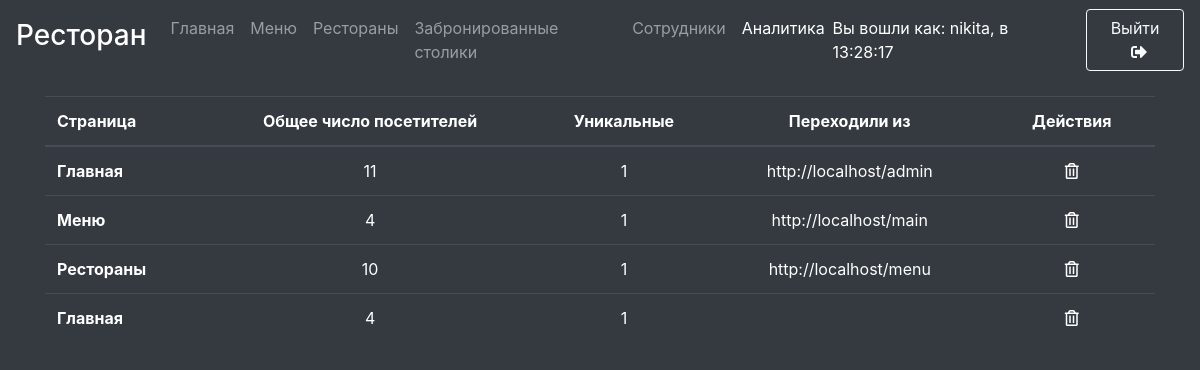
The page /admin.php (signed in) on the database its author committed.
### tables this page shows
CREATE TABLE `pages` (
  `page_id` int(11) NOT NULL AUTO_INCREMENT,
  `page_url` varchar(60) NOT NULL,
  `page_title` varchar(100) DEFAULT NULL,
  PRIMARY KEY (`page_id`)
);

CREATE TABLE `analytics` (
  `visitor_id` int(11) NOT NULL AUTO_INCREMENT,
  `visitor_ip` varchar(12) NOT NULL,
  `visited_page_id` int(11) NOT NULL,
  `visited_this_page` int(11) NOT NULL DEFAULT 0,
  `visitor_ref` text NOT NULL,
  PRIMARY KEY (`visitor_id`)
);

### config/config.php (called while the page is built)
<?
    $_CONFIG = [
        'DATABASE' => [
            'HOST' => 'localhost',
            'NAME' => 'lab2',
            'USERNAME' => 'root',
            'PASS' => '',
            'CHARSET' => 'utf8',
            'CONNECT' => $_SERVER['DOCUMENT_ROOT'] . '/core/database/db-connect.php'
        ],
        'SRC_PATH' => $_SERVER['DOCUMENT_ROOT'] . '/core/src/',
        'FUNCTIONS_PATH' => $_SERVER['DOCUMENT_ROOT'] . '/core/functions/',
        'TEMPLATES' => [
            'HEADER' => $_SERVER['DOCUMENT_ROOT'] . '/core/templates/header.php',
            'FOOTER_ALL_SCRIPTS' => $_SERVER['DOCUMENT_ROOT'] . '/core/templates/footer-all-scripts.php',
            'FOOTER_BOOTSTRAP' => $_SERVER['DOCUMENT_ROOT'] . '/core/templates/footer-bootstrap-scripts.php',
            'FOOTER_CRUD' => $_SERVER['DOCUMENT_ROOT'] . '/core/templates/footer-crud.php',
        ],
        'ANALITYCS' => [
            'MODULE_FOLDER' => $_SERVER['DOCUMENT_ROOT'] . '/core/magic/analitycs',
            'FULL_PATH_TO_MODULE' => $_SERVER['DOCUMENT_ROOT'] . '/core/magic/analitycs/analytics.php',
            'DEL' => 'core/magic/analitycs/delete-page',
        ],
        'RESERVATIONS' => [
            'MODULE_FOLDER' => $_SERVER['DOCUMENT_ROOT'] . '/core/magic/reservations',
            'HANDLE' => 'core/magic/reservations/handle-reservation',
            'CPY' => 'core/magic/reservations/copy-reservation',
            'DEL' => 'core/magic/reservations/delete-reservation',
            'OLD' => 'core/magic/reservations/delete-old-reservations',
        ],
        'EMPLOYEES' =>[
            'MODULE_FOLDER' => $_SERVER['DOCUMENT_ROOT'] . '/core/magic/employees',
            'HANDLE' => 'core/magic/employees/handle-employee',
            'CPY' => 'core/magic/employees/copy-employee',
            'DEL' => 'core/magic/employees/delete-employee',
            'PATH_TO_PHOTOS' => 'uploads/employees/',
            'FULL_PATH_TO_PHOTOS' => $_SERVER['DOCUMENT_ROOT'] . '/uploads/employees/',
            'IMAGE_W' => 100,
            'IMAGE_H' => 100
        ],
    ];

### admin.php (the view, shortened to what this page needs)
<?php
  if (!isset($_SESSION['login'])){
    header('HTTP/1.0 404 Not Found');
    header('Status: 404 Not Found');
  }
  else{
    require_once($_SERVER['DOCUMENT_ROOT'] . "/config/config.php");
?>
  <main role="main" id="main" style="min-height: 100vh" <? if (isset($_SESSION['login'])) echo "class=\"bg-dark\"";?>>
      <div class="mt-5 container">
          <? if ((!isset($_SESSION['login']) || ($db == NULL))):
              ?>
              <h1>
                Вы должны зайти в аккаунт чтобы просмотреть содержимое!
              </h1>
          <? elseif ($db):
              $pages = $db->query("SELECT * FROM pages");
          ?>
          <table class="table table-dark">
            <thead>
              <tr>
                <th scope="col">Страница</th>
                <th scope="col" class="text-center">Общее число посетителей</th>
                <th scope="col" class="text-center">Уникальные</th>
                <th scope="col" class="text-center">Переходили из</th>
                <th scope="col" class="text-center">Действия</th>
              </tr>
            </thead>
            <tbody>
              <? foreach($pages as $key => $page){
                  $page_id = $page["page_id"];?>
                  <tr>
                      <th scope="row"><a href="<?=$page["page_url"]?>"><?=$page["page_title"]?></a></th>
                      <td class="text-center">
                      <?
                        $count = 0;
                        $str = $db->prepare("SELECT visited_this_page FROM analytics WHERE visited_page_id = $page_id");
                        $str->execute();
                        $result = $str->fetchAll(PDO::FETCH_ASSOC);
                        foreach ($result as $value) {
                          $count += (int)$value["visited_this_page"];
                        }
                        echo $count;
                      ?>
                      </td>
                      <td class="text-center">
                      <?
                        $str = $db->prepare("SELECT visitor_id FROM analytics WHERE visited_page_id = $page_id");
                        $str->execute();
                        $result = $str->fetchAll(PDO::FETCH_ASSOC);
                        echo count($result);
                      ?>
                      </td>
                      <td class="text-center" style="width: 25%; ">
                      <?
                        $str = $db->prepare("SELECT visitor_ref FROM analytics WHERE visited_page_id = $page_id");
                        $str->execute();
                        $result = $str->fetchAll(PDO::FETCH_ASSOC);
                        foreach ($result as $key => $value) {
                          if ($key == 0)
                            echo "<a href=\"".$value["visitor_ref"]."\">".$value["visitor_ref"]."</a>";
                          else
                            echo ", <a href=\"".$value["visitor_ref"]."\">".$value["visitor_ref"]."</a>";
                        }
                      ?>
                      </td>
                      <td class="text-center" style="width: 15%; ">
                        <a title="Удалить" href="<?=$_CONFIG['ANALITYCS']['DEL']?>?id=<?=$page_id?>" class="text-white" rel="nofollow"><i class="far fa-trash-alt"></i></a>
                      </td>
                  </tr>
              <?}?>
            </tbody>
          </table>
          <?endif;?>
      </div>
  </main>
  <?
}?>

### core/src/css/main.css (style rules this page uses)
body { color: #5a5a5a; background-color: #f7ffb725; }
main { padding: 3rem 0 2rem; }
body { min-height: 100vh; }
table a { color: inherit!important; }

### core/src/css/all.css (style rules this page uses)
.fa, .fas, .far, .fal, .fad, .fab { -moz-osx-font-smoothing: grayscale; -webkit-font-smoothing: antialiased; display: inline-block; font-style: normal; font-variant: normal; text-rendering: auto; line-height: 1; }
.fa-trash-alt:before { content: "\f2ed"; }
.far { font-family: 'Font Awesome 5 Free'; font-weight: 400; }

### rows shown on the page
pages: page_title "Главная", count "11", count($result) "1"
analytics: visitor_ref "http://localhost/admin"
pages: page_title "Меню", count "4", count($result) "1"
analytics: visitor_ref "http://localhost/main"
pages: page_title "Рестораны", count "10", count($result) "1"
analytics: visitor_ref "http://localhost/menu"
pages: page_title "Главная", count "4", count($result) "1"

### other values the page prints
$_SESSION['login'] "nikita"
$_SESSION['login_time'] "13:28:17"
